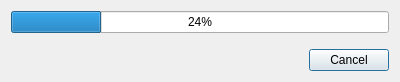
<?xml version="1.0" encoding="UTF-8"?>
<ui version="4.0">
 <class>ProgressDialog</class>
 <widget class="QDialog" name="ProgressDialog">
  <property name="geometry">
   <rect>
    <x>0</x>
    <y>0</y>
    <width>400</width>
    <height>82</height>
   </rect>
  </property>
  <property name="windowTitle">
   <string>Dialog</string>
  </property>
  <layout class="QVBoxLayout" name="verticalLayout">
   <item>
    <widget class="QProgressBar" name="progressBar">
     <property name="value">
      <number>24</number>
     </property>
    </widget>
   </item>
   <item>
    <spacer name="verticalSpacer">
     <property name="orientation">
      <enum>Qt::Vertical</enum>
     </property>
     <property name="sizeHint" stdset="0">
      <size>
       <width>20</width>
       <height>1</height>
      </size>
     </property>
    </spacer>
   </item>
   <item>
    <layout class="QHBoxLayout" name="horizontalLayout">
     <item>
      <spacer name="horizontalSpacer">
       <property name="orientation">
        <enum>Qt::Horizontal</enum>
       </property>
       <property name="sizeHint" stdset="0">
        <size>
         <width>40</width>
         <height>20</height>
        </size>
       </property>
      </spacer>
     </item>
     <item>
      <widget class="QPushButton" name="cancelBtn">
       <property name="text">
        <string>Cancel</string>
       </property>
      </widget>
     </item>
    </layout>
   </item>
  </layout>
 </widget>
 <resources/>
 <connections>
  <connection>
   <sender>cancelBtn</sender>
   <signal>clicked()</signal>
   <receiver>ProgressDialog</receiver>
   <slot>reject()</slot>
   <hints>
    <hint type="sourcelabel">
     <x>389</x>
     <y>70</y>
    </hint>
    <hint type="destinationlabel">
     <x>292</x>
     <y>69</y>
    </hint>
   </hints>
  </connection>
 </connections>
</ui>
